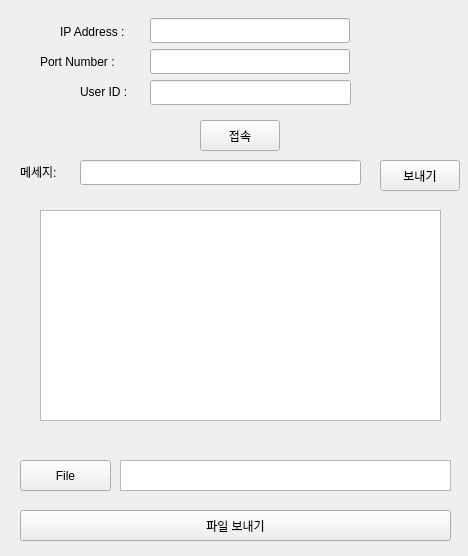
<?xml version="1.0" encoding="UTF-8"?>
<ui version="4.0">
 <class>Widget</class>
 <widget class="QWidget" name="Widget">
  <property name="geometry">
   <rect>
    <x>0</x>
    <y>0</y>
    <width>468</width>
    <height>556</height>
   </rect>
  </property>
  <property name="windowTitle">
   <string>Widget</string>
  </property>
  <widget class="QLineEdit" name="messageLineEdit">
   <property name="geometry">
    <rect>
     <x>80</x>
     <y>160</y>
     <width>281</width>
     <height>25</height>
    </rect>
   </property>
  </widget>
  <widget class="QLineEdit" name="portLineEdit">
   <property name="geometry">
    <rect>
     <x>150</x>
     <y>49</y>
     <width>200</width>
     <height>25</height>
    </rect>
   </property>
   <property name="minimumSize">
    <size>
     <width>200</width>
     <height>0</height>
    </size>
   </property>
  </widget>
  <widget class="QLineEdit" name="ipLineEdit">
   <property name="geometry">
    <rect>
     <x>150</x>
     <y>18</y>
     <width>200</width>
     <height>25</height>
    </rect>
   </property>
   <property name="minimumSize">
    <size>
     <width>200</width>
     <height>0</height>
    </size>
   </property>
  </widget>
  <widget class="QLabel" name="label">
   <property name="geometry">
    <rect>
     <x>60</x>
     <y>20</y>
     <width>91</width>
     <height>23</height>
    </rect>
   </property>
   <property name="text">
    <string>IP Address :</string>
   </property>
  </widget>
  <widget class="QPushButton" name="sendButton">
   <property name="geometry">
    <rect>
     <x>380</x>
     <y>160</y>
     <width>80</width>
     <height>31</height>
    </rect>
   </property>
   <property name="text">
    <string>보내기</string>
   </property>
  </widget>
  <widget class="QLabel" name="label_4">
   <property name="geometry">
    <rect>
     <x>80</x>
     <y>80</y>
     <width>61</width>
     <height>23</height>
    </rect>
   </property>
   <property name="text">
    <string>User ID : </string>
   </property>
  </widget>
  <widget class="QLabel" name="label_2">
   <property name="geometry">
    <rect>
     <x>20</x>
     <y>160</y>
     <width>46</width>
     <height>23</height>
    </rect>
   </property>
   <property name="text">
    <string>메세지:</string>
   </property>
  </widget>
  <widget class="QPushButton" name="connectButton">
   <property name="enabled">
    <bool>true</bool>
   </property>
   <property name="geometry">
    <rect>
     <x>200</x>
     <y>120</y>
     <width>80</width>
     <height>31</height>
    </rect>
   </property>
   <property name="accessibleName">
    <string/>
   </property>
   <property name="autoFillBackground">
    <bool>false</bool>
   </property>
   <property name="text">
    <string>접속</string>
   </property>
   <property name="iconSize">
    <size>
     <width>16</width>
     <height>16</height>
    </size>
   </property>
  </widget>
  <widget class="QListWidget" name="listWidget">
   <property name="geometry">
    <rect>
     <x>40</x>
     <y>210</y>
     <width>401</width>
     <height>211</height>
    </rect>
   </property>
   <property name="autoScroll">
    <bool>false</bool>
   </property>
   <property name="autoScrollMargin">
    <number>3</number>
   </property>
   <property name="defaultDropAction">
    <enum>Qt::IgnoreAction</enum>
   </property>
   <property name="movement">
    <enum>QListView::Static</enum>
   </property>
  </widget>
  <widget class="QLineEdit" name="nicname">
   <property name="geometry">
    <rect>
     <x>150</x>
     <y>80</y>
     <width>201</width>
     <height>25</height>
    </rect>
   </property>
  </widget>
  <widget class="QPushButton" name="fileSendButton">
   <property name="geometry">
    <rect>
     <x>20</x>
     <y>460</y>
     <width>91</width>
     <height>31</height>
    </rect>
   </property>
   <property name="text">
    <string>File</string>
   </property>
  </widget>
  <widget class="QPushButton" name="filefindbutton">
   <property name="geometry">
    <rect>
     <x>20</x>
     <y>510</y>
     <width>431</width>
     <height>31</height>
    </rect>
   </property>
   <property name="text">
    <string>파일 보내기</string>
   </property>
  </widget>
  <widget class="QTextEdit" name="textEdit">
   <property name="geometry">
    <rect>
     <x>120</x>
     <y>460</y>
     <width>331</width>
     <height>31</height>
    </rect>
   </property>
  </widget>
  <widget class="QLabel" name="label_3">
   <property name="geometry">
    <rect>
     <x>40</x>
     <y>50</y>
     <width>101</width>
     <height>23</height>
    </rect>
   </property>
   <property name="text">
    <string>Port Number :</string>
   </property>
  </widget>
 </widget>
 <layoutdefault spacing="6" margin="11"/>
 <resources/>
 <connections>
  <connection>
   <sender>filefindbutton</sender>
   <signal>clicked()</signal>
   <receiver>Widget</receiver>
   <slot>butt()</slot>
   <hints>
    <hint type="sourcelabel">
     <x>321</x>
     <y>532</y>
    </hint>
    <hint type="destinationlabel">
     <x>372</x>
     <y>547</y>
    </hint>
   </hints>
  </connection>
 </connections>
 <slots>
  <slot>butt()</slot>
 </slots>
</ui>
